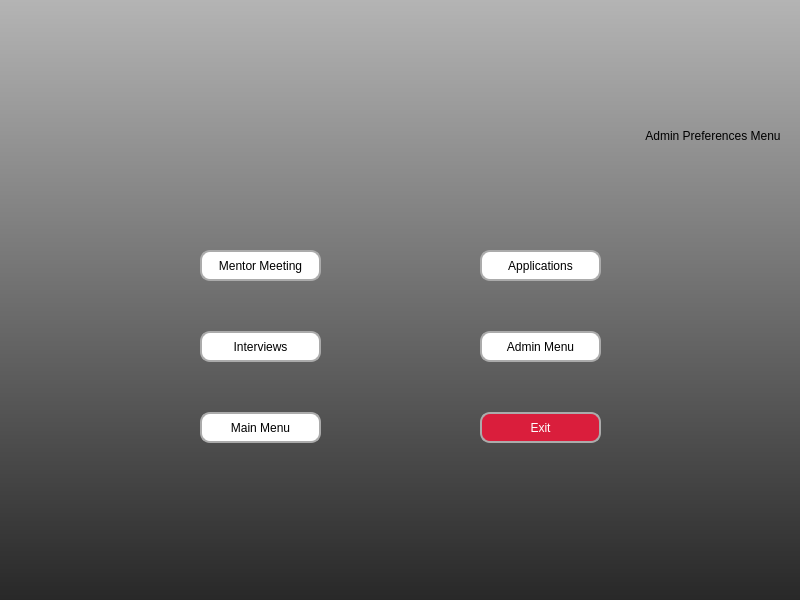
<?xml version="1.0" encoding="UTF-8"?>
<ui version="4.0">
 <class>MainWindow</class>
 <widget class="QMainWindow" name="MainWindow">
  <property name="geometry">
   <rect>
    <x>0</x>
    <y>0</y>
    <width>800</width>
    <height>600</height>
   </rect>
  </property>
  <property name="sizePolicy">
   <sizepolicy hsizetype="Fixed" vsizetype="Fixed">
    <horstretch>0</horstretch>
    <verstretch>0</verstretch>
   </sizepolicy>
  </property>
  <property name="windowTitle">
   <string>MainWindow</string>
  </property>
  <widget class="QWidget" name="centralwidget">
   <widget class="QLabel" name="label_bg">
    <property name="geometry">
     <rect>
      <x>0</x>
      <y>0</y>
      <width>800</width>
      <height>600</height>
     </rect>
    </property>
    <property name="sizePolicy">
     <sizepolicy hsizetype="Expanding" vsizetype="Expanding">
      <horstretch>0</horstretch>
      <verstretch>0</verstretch>
     </sizepolicy>
    </property>
    <property name="layoutDirection">
     <enum>Qt::LayoutDirection::LeftToRight</enum>
    </property>
    <property name="styleSheet">
     <string notr="true">background-color:qlineargradient(spread:pad, x1:0, y1:1, x2:0, y2:0, stop:0 rgba(40, 40, 40, 255), stop:1 rgba(180, 180, 180, 255))</string>
    </property>
    <property name="text">
     <string/>
    </property>
    <property name="scaledContents">
     <bool>false</bool>
    </property>
    <property name="alignment">
     <set>Qt::AlignmentFlag::AlignHCenter|Qt::AlignmentFlag::AlignTop</set>
    </property>
   </widget>
   <widget class="QWidget" name="layoutWidget">
    <property name="geometry">
     <rect>
      <x>0</x>
      <y>90</y>
      <width>781</width>
      <height>92</height>
     </rect>
    </property>
    <layout class="QHBoxLayout" name="horizontalLayout">
     <item>
      <widget class="QLabel" name="label">
       <property name="maximumSize">
        <size>
         <width>350</width>
         <height>90</height>
        </size>
       </property>
       <property name="text">
        <string/>
       </property>
       <property name="pixmap">
        <pixmap>../images/logo_720.png</pixmap>
       </property>
       <property name="scaledContents">
        <bool>true</bool>
       </property>
      </widget>
     </item>
     <item>
      <spacer name="horizontalSpacer_2">
       <property name="orientation">
        <enum>Qt::Orientation::Horizontal</enum>
       </property>
       <property name="sizeHint" stdset="0">
        <size>
         <width>40</width>
         <height>20</height>
        </size>
       </property>
      </spacer>
     </item>
     <item>
      <widget class="QLabel" name="label_3">
       <property name="styleSheet">
        <string notr="true">color:black;

font: italic 28pt &quot;Harlow Solid&quot;;</string>
       </property>
       <property name="text">
        <string>Admin Preferences Menu</string>
       </property>
       <property name="alignment">
        <set>Qt::AlignmentFlag::AlignCenter</set>
       </property>
      </widget>
     </item>
    </layout>
   </widget>
   <widget class="QWidget" name="layoutWidget">
    <property name="geometry">
     <rect>
      <x>200</x>
      <y>250</y>
      <width>401</width>
      <height>195</height>
     </rect>
    </property>
    <layout class="QGridLayout" name="gridLayout">
     <property name="verticalSpacing">
      <number>50</number>
     </property>
     <item row="2" column="0">
      <widget class="QPushButton" name="button_main">
       <property name="minimumSize">
        <size>
         <width>121</width>
         <height>31</height>
        </size>
       </property>
       <property name="maximumSize">
        <size>
         <width>122</width>
         <height>31</height>
        </size>
       </property>
       <property name="styleSheet">
        <string notr="true">
QPushButton{
color:rgb(0, 0, 0);
background-color: rgb(255, 255, 255);
border-radius: 10px;
border: 2px solid rgb(171, 171, 171);
}
QPushButton:hover {
    background-color:rgb(255, 226, 229);
}
QPushButton:pressed {
    background-color: rgb(218, 30, 60);
	color: rgb(255, 255, 255)
}</string>
       </property>
       <property name="text">
        <string>Main Menu</string>
       </property>
      </widget>
     </item>
     <item row="2" column="2">
      <widget class="QPushButton" name="button_exit">
       <property name="sizePolicy">
        <sizepolicy hsizetype="Fixed" vsizetype="Fixed">
         <horstretch>0</horstretch>
         <verstretch>0</verstretch>
        </sizepolicy>
       </property>
       <property name="minimumSize">
        <size>
         <width>121</width>
         <height>31</height>
        </size>
       </property>
       <property name="maximumSize">
        <size>
         <width>122</width>
         <height>31</height>
        </size>
       </property>
       <property name="styleSheet">
        <string notr="true">
QPushButton{
    background-color: rgb(218, 30, 60);
	color: rgb(255, 255, 255);
border-radius: 10px;
border: 2px solid rgb(171, 171, 171);

}
QPushButton:hover {
color:black;
    background-color:rgb(255, 226, 229);
}
QPushButton:pressed {
    color:rgb(0, 0, 0);
background-color: rgb(255, 255, 255);

}</string>
       </property>
       <property name="text">
        <string>Exit</string>
       </property>
      </widget>
     </item>
     <item row="0" column="2">
      <widget class="QPushButton" name="button_app">
       <property name="minimumSize">
        <size>
         <width>121</width>
         <height>31</height>
        </size>
       </property>
       <property name="maximumSize">
        <size>
         <width>122</width>
         <height>31</height>
        </size>
       </property>
       <property name="styleSheet">
        <string notr="true">
QPushButton{
color:rgb(0, 0, 0);
background-color: rgb(255, 255, 255);
border-radius: 10px;
border: 2px solid rgb(171, 171, 171);
}
QPushButton:hover {
    background-color:rgb(255, 226, 229);
}
QPushButton:pressed {
    background-color: rgb(218, 30, 60);
	color: rgb(255, 255, 255)
}</string>
       </property>
       <property name="text">
        <string>Applications</string>
       </property>
      </widget>
     </item>
     <item row="0" column="0">
      <widget class="QPushButton" name="button_mentor">
       <property name="minimumSize">
        <size>
         <width>121</width>
         <height>31</height>
        </size>
       </property>
       <property name="maximumSize">
        <size>
         <width>122</width>
         <height>31</height>
        </size>
       </property>
       <property name="styleSheet">
        <string notr="true">
QPushButton{
color:rgb(0, 0, 0);
background-color: rgb(255, 255, 255);
border-radius: 10px;
border: 2px solid rgb(171, 171, 171);
}
QPushButton:hover {
    background-color:rgb(255, 226, 229);
}
QPushButton:pressed {
    background-color: rgb(218, 30, 60);
	color: rgb(255, 255, 255)
}</string>
       </property>
       <property name="text">
        <string>Mentor Meeting</string>
       </property>
      </widget>
     </item>
     <item row="0" column="1">
      <spacer name="horizontalSpacer">
       <property name="orientation">
        <enum>Qt::Orientation::Horizontal</enum>
       </property>
       <property name="sizeHint" stdset="0">
        <size>
         <width>40</width>
         <height>20</height>
        </size>
       </property>
      </spacer>
     </item>
     <item row="1" column="0">
      <widget class="QPushButton" name="button_int">
       <property name="minimumSize">
        <size>
         <width>121</width>
         <height>31</height>
        </size>
       </property>
       <property name="maximumSize">
        <size>
         <width>122</width>
         <height>31</height>
        </size>
       </property>
       <property name="styleSheet">
        <string notr="true">
QPushButton{
color:rgb(0, 0, 0);
background-color: rgb(255, 255, 255);
border-radius: 10px;
border: 2px solid rgb(171, 171, 171);
}
QPushButton:hover {
    background-color:rgb(255, 226, 229);
}
QPushButton:pressed {
    background-color: rgb(218, 30, 60);
	color: rgb(255, 255, 255)
}
</string>
       </property>
       <property name="text">
        <string>Interviews</string>
       </property>
      </widget>
     </item>
     <item row="1" column="2">
      <widget class="QPushButton" name="button_admin">
       <property name="minimumSize">
        <size>
         <width>121</width>
         <height>31</height>
        </size>
       </property>
       <property name="maximumSize">
        <size>
         <width>122</width>
         <height>31</height>
        </size>
       </property>
       <property name="styleSheet">
        <string notr="true">
QPushButton{
color:rgb(0, 0, 0);
background-color: rgb(255, 255, 255);
border-radius: 10px;
border: 2px solid rgb(171, 171, 171);
}
QPushButton:hover {
    background-color:rgb(255, 226, 229);
}
QPushButton:pressed {
    background-color: rgb(218, 30, 60);
	color: rgb(255, 255, 255)
}</string>
       </property>
       <property name="text">
        <string>Admin Menu</string>
       </property>
      </widget>
     </item>
    </layout>
   </widget>
  </widget>
 </widget>
 <resources/>
 <connections/>
</ui>
